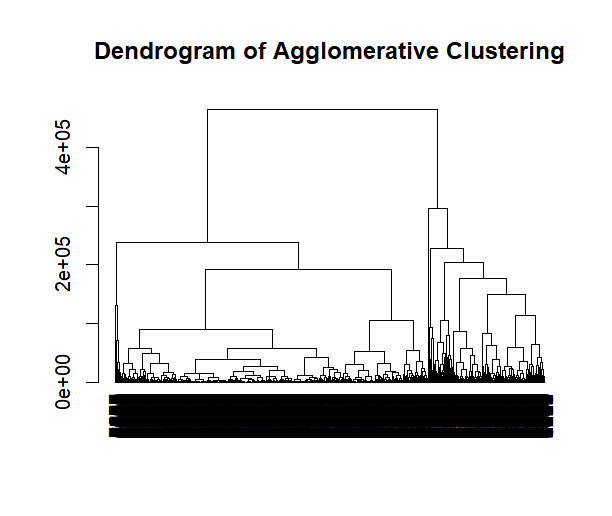

The script that drew this image:
# Explore and analyze the clusters as needed
# Load necessary libraries
library(dbscan)
library(ggplot2)
library(dendextend)

# Load the dataset
data <- read.csv("C:/Users/bindu/OneDrive/Pictures/Desktop/Customer DataSet.csv")

# Preprocess the data if necessary (scaling, removing NA values, etc.)
# Example:
# data <- na.omit(data) # remove NA values
# data <- scale(data)   # scale the data if necessary

# Perform Agglomerative Hierarchical Clustering
agglo_clustering <- hclust(dist(data), method = "ward.D2")

# Plot the dendrogram
dend <- as.dendrogram(agglo_clustering)
plot(dend, main = "Dendrogram of Agglomerative Clustering")
